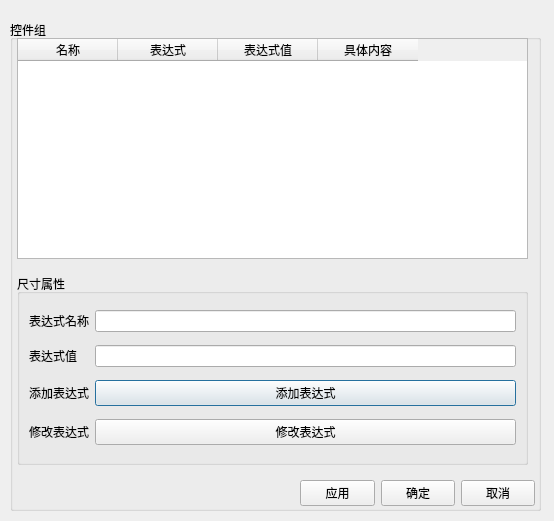
<?xml version="1.0" encoding="UTF-8"?>
<ui version="4.0">
 <class>ExpressionDialog</class>
 <widget class="QDialog" name="ExpressionDialog">
  <property name="geometry">
   <rect>
    <x>0</x>
    <y>0</y>
    <width>554</width>
    <height>521</height>
   </rect>
  </property>
  <property name="windowTitle">
   <string>表达式</string>
  </property>
  <widget class="QGroupBox" name="controlGroup">
   <property name="geometry">
    <rect>
     <x>10</x>
     <y>20</y>
     <width>531</width>
     <height>491</height>
    </rect>
   </property>
   <property name="title">
    <string>控件组</string>
   </property>
   <widget class="QTableWidget" name="controlGroupTable">
    <property name="geometry">
     <rect>
      <x>7</x>
      <y>18</y>
      <width>511</width>
      <height>221</height>
     </rect>
    </property>
    <column>
     <property name="text">
      <string>名称</string>
     </property>
    </column>
    <column>
     <property name="text">
      <string>表达式</string>
     </property>
    </column>
    <column>
     <property name="text">
      <string>表达式值</string>
     </property>
    </column>
    <column>
     <property name="text">
      <string>具体内容</string>
     </property>
    </column>
   </widget>
   <widget class="QGroupBox" name="dimensionGroup">
    <property name="geometry">
     <rect>
      <x>7</x>
      <y>254</y>
      <width>511</width>
      <height>191</height>
     </rect>
    </property>
    <property name="title">
     <string>尺寸属性</string>
    </property>
    <layout class="QGridLayout" name="gridLayout">
     <item row="0" column="0">
      <widget class="QLabel" name="label">
       <property name="text">
        <string>表达式名称</string>
       </property>
      </widget>
     </item>
     <item row="0" column="1">
      <widget class="QLineEdit" name="expressionNameEdit"/>
     </item>
     <item row="1" column="0">
      <widget class="QLabel" name="label_2">
       <property name="text">
        <string>表达式值</string>
       </property>
      </widget>
     </item>
     <item row="1" column="1">
      <widget class="QLineEdit" name="expressionValueEdit"/>
     </item>
     <item row="2" column="0">
      <widget class="QLabel" name="label_3">
       <property name="text">
        <string>添加表达式</string>
       </property>
      </widget>
     </item>
     <item row="2" column="1">
      <widget class="QPushButton" name="addExpressionBtn">
       <property name="text">
        <string>添加表达式</string>
       </property>
      </widget>
     </item>
     <item row="3" column="0">
      <widget class="QLabel" name="label_4">
       <property name="text">
        <string>修改表达式</string>
       </property>
      </widget>
     </item>
     <item row="3" column="1">
      <widget class="QPushButton" name="modifyExpressionBtn">
       <property name="text">
        <string>修改表达式</string>
       </property>
      </widget>
     </item>
    </layout>
   </widget>
   <widget class="QWidget" name="">
    <property name="geometry">
     <rect>
      <x>290</x>
      <y>460</y>
      <width>235</width>
      <height>26</height>
     </rect>
    </property>
    <layout class="QHBoxLayout" name="horizontalLayout">
     <item>
      <widget class="QPushButton" name="applyBtn">
       <property name="text">
        <string>应用</string>
       </property>
      </widget>
     </item>
     <item>
      <widget class="QPushButton" name="okBtn">
       <property name="text">
        <string>确定</string>
       </property>
      </widget>
     </item>
     <item>
      <widget class="QPushButton" name="cancelBtn">
       <property name="text">
        <string>取消</string>
       </property>
      </widget>
     </item>
    </layout>
   </widget>
  </widget>
 </widget>
 <resources/>
 <connections/>
</ui>
